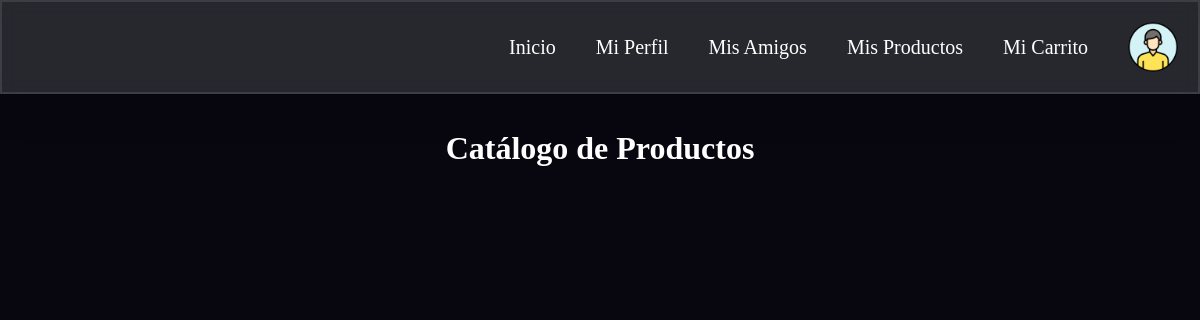
The app's page /comprar, older data.
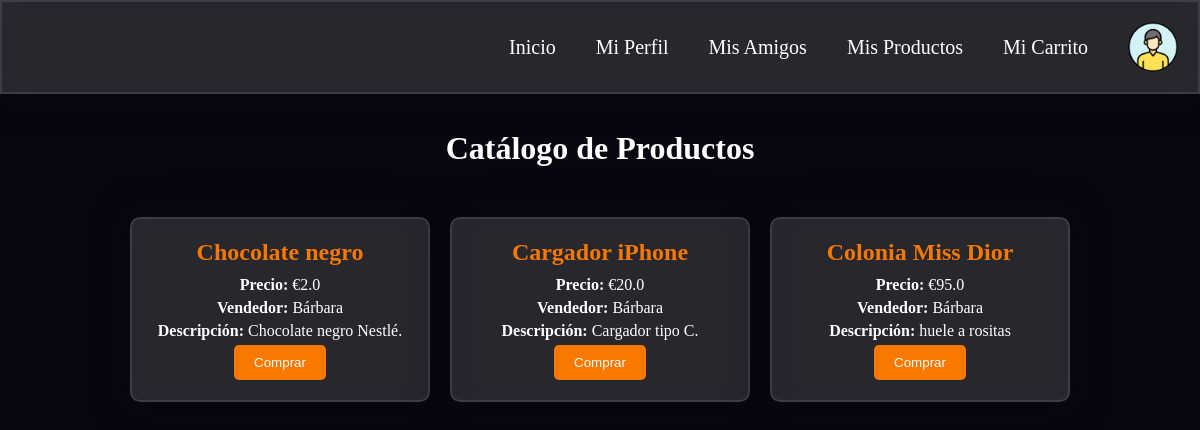
The same page, newer data.
### app.py (models this page shows)
class Product(db.Model):
    __tablename__ = 'products'
    id = db.Column(db.Integer, primary_key=True)
    name = db.Column(db.String(80), nullable=False)
    category = db.Column(db.String(80), nullable=False)
    price = db.Column(db.Float, nullable=False)
    description = db.Column(db.String(200), nullable=False)
    status = db.Column(db.String(20), nullable=False, default='en venta')
    seller_id = db.Column(db.Integer, db.ForeignKey('users.id'), nullable=False)
    buyer_id = db.Column(db.Integer, db.ForeignKey('users.id'), nullable=True)
    message = db.Column(db.String(200), nullable=True)
    created_at = db.Column(db.String(120), nullable=False)
    signature = db.Column(db.String(512), nullable=True)  # Firma digital

class User(db.Model):
    __tablename__ = 'users'
    id = db.Column(db.Integer, primary_key=True)
    username = db.Column(db.String(80), unique=True, nullable=False)
    nombre = db.Column(db.String(80), nullable=False)
    ciudad = db.Column(db.String(80), nullable=False)
    email = db.Column(db.String(120), unique=True, nullable=False)
    bank_account = db.Column(db.String(50), nullable=False, default="")  # Usar cadena vacía como valor por defecto
    key = db.Column(db.String(64), nullable=False)
    salt = db.Column(db.String(32), nullable=False)
    created_at = db.Column(db.String(120), nullable=False)
    updated_at = db.Column(db.String(120), nullable=False)
    objetos_vendidos = db.Column(db.String(200), nullable=True, default="")
    objetos_comprados = db.Column(db.String(200), nullable=True, default="")
    products_sold = db.relationship('Product', backref='seller', lazy=True, foreign_keys='Product.seller_id')
    products_bought = db.relationship('Product', backref='buyer', lazy=True, foreign_keys='Product.buyer_id')
    keys = db.relationship('UserKeys', back_populates='user', uselist=False)  # Relación uno a uno

### app.py (the view, shortened to what this page needs)
@app.route('/comprar', methods=['GET', 'POST'])
def comprar():
    buyer_id = session.get('user_id')
    products = Product.query.filter_by(status='en venta').filter(Product.seller_id != buyer_id).all()
    return render_template('comprar.html', products=products)

### templates/comprar.html (shortened to what this page needs)
<!DOCTYPE html>
<html lang="es">
<head>
    <link rel="stylesheet" type="text/css" href="{{ url_for('static', filename='styles/comprar.css') }}">
</head>
<body>
    <nav>
        <a class="selected" href="{{ url_for('app_route') }}">Inicio</a>
        <a href="{{ url_for('perfil') }}">Mi Perfil</a>
        <a href="{{ url_for('amigos') }}">Mis Amigos</a>
        <a href="{{ url_for('productos') }}">Mis Productos</a>
        <a href="{{ url_for('carrito') }}">Mi Carrito</a>
        <img src="{{ url_for('static', filename='imagenes/perfil.png') }}" alt="Perfil" id="profile-img">
    </nav>
    <h1>Catálogo de Productos</h1>
    <div class="catalogo">
        {% for product in products %}
        <div class="tarjeta">
            <h2>{{ product.name }}</h2>
            <p><strong>Precio:</strong> €{{ product.price }}</p>
            <p><strong>Vendedor:</strong> {{ product.seller.nombre }}</p>
            <p><strong>Descripción:</strong> {{ product.description }}</p>
            <form action="{{ url_for('comprar') }}" method="POST">
                <button type="submit">Comprar</button>
            </form>
        </div>
        {% endfor %}
    </div>
</body>
</html>

### static/styles/comprar.css (style rules this page uses)
*, *:before, *:after { padding: 0; margin: 0; box-sizing: border-box; }
body { background-color: #080710; }
nav { width: 100%; display: flex; justify-content: flex-end; align-items: center; background-color: rgba(255, 255, 255, 0.13); padding: 20px; border-radius: 0; backdrop-filter: blur(10px); border: 2px solid rgba(255, 255, 255, 0.1); box-shadow: 0 0 40px rgba(8, 7, 16, 0.6); position: fixed; top: 0; left: 0; z-index: 1000; }
nav a { color: #fff; text-decoration: none; margin: 0 20px; font-size: 20px; transition: transform 0.3s; }
nav img { width: 50px; height: 50px; border-radius: 50%; margin-left: 20px; }
nav #profile-img { cursor: pointer; }
body > *:not(nav) { margin-top: 130px; }
h1 { text-align: center; color: #ffffff }
.catalogo { display: flex; flex-wrap: wrap; justify-content: center; gap: 20px; margin-top: 50px; }
.tarjeta { background-color: rgba(255, 255, 255, 0.13); border: 2px solid rgba(255, 255, 255, 0.1); border-radius: 10px; box-shadow: 0 0 40px rgba(8, 7, 16, 0.6); padding: 20px; width: 300px; text-align: center; backdrop-filter: blur(10px); }
.tarjeta h2 { color: #f97800; margin: 0 0 10px; }
.tarjeta p { margin: 5px 0; color: #ffffff; word-wrap: break-word; white-space: normal; }
.tarjeta button { background-color: #f97800; color: #fff; padding: 10px 20px; border: none; border-radius: 5px; cursor: pointer; transition: transform 0.3s; }

Row changes from the older to the newer data that the page shows:
added Product: name "Chocolate negro", price "2.0", seller.nombre "Bárbara", description "Chocolate negro Nestlé."
added Product: name "Cargador iPhone", price "20.0", seller.nombre "Bárbara", description "Cargador tipo C."
added Product: name "Colonia Miss Dior", price "95.0", seller.nombre "Bárbara", description "huele a rositas"
